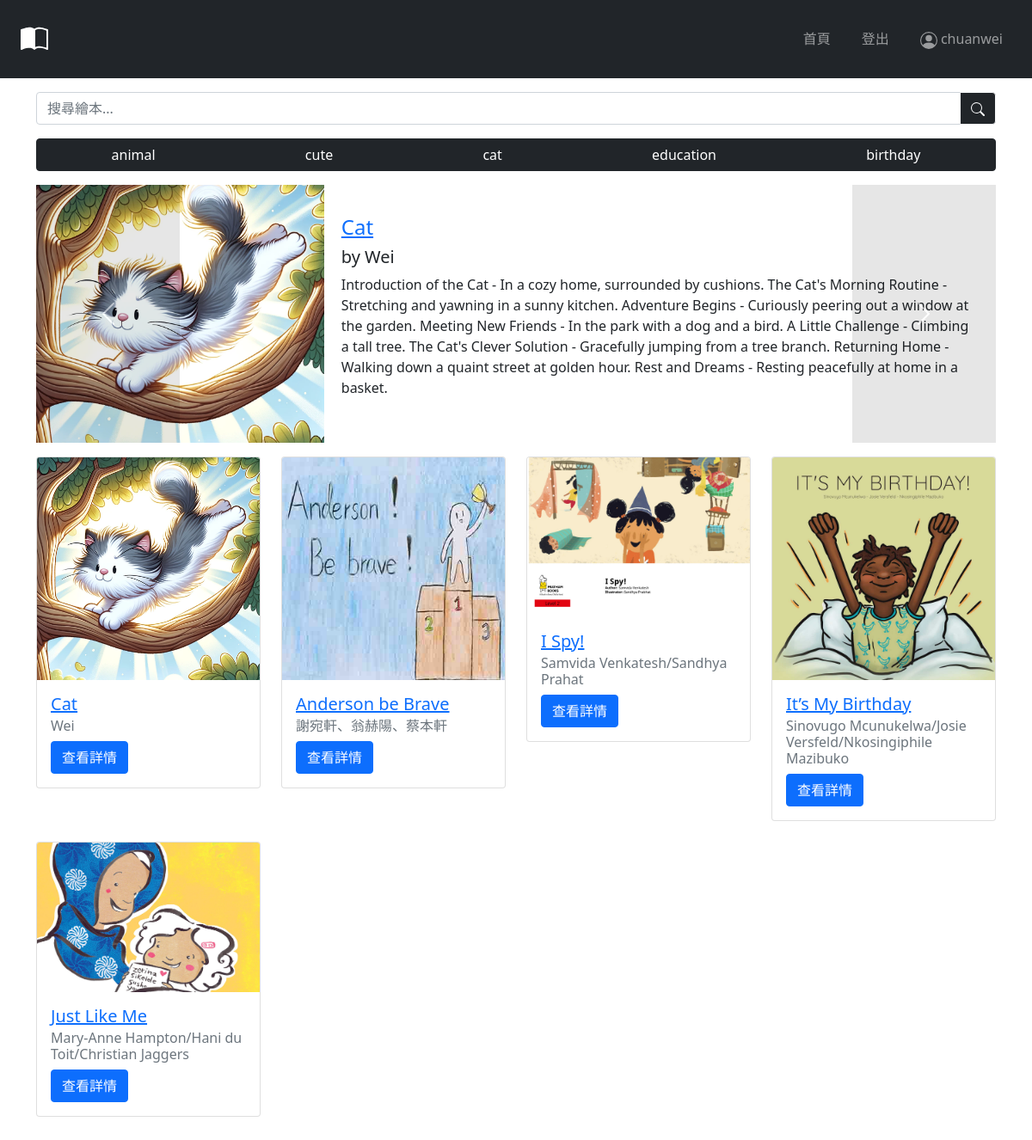
The app's page /library/ (signed in) with its own data.
### library/models.py (models this page shows, shortened)
class PictureBook(models.Model):
    title = models.CharField(max_length=64)
    author = models.CharField(max_length=64)
    description = models.TextField(blank=True)
    n_pages = models.IntegerField()
    likes = models.IntegerField(default=0)
    tags = TaggableManager()

class Picture(models.Model):
    book = models.ForeignKey(PictureBook, on_delete=models.CASCADE, related_name='pictures')
    page_number = models.IntegerField()
    image = models.ImageField(upload_to=picture_directory_path, max_length=300)
    class Meta:
        ordering = ['page_number']  # Ensures pictures are ordered by page number

### library/views.py (the view)
# urls.py: path('', views.index, name='index'),
def index(request):
    query = request.GET.get('q')
    if query:
        books = PictureBook.objects.filter(
            Q(title__icontains=query) |
            Q(tags__name__icontains=query) |
            Q(author__icontains=query)
        ).distinct()
    else:
        books = PictureBook.objects.all()
    return render(request, 'library/home_page.html', {
        'books': books,
        'tags': Tag.objects.all()[:5],
        'user': request.user
    })

### library/templates/library/home_page.html (shortened to what this page needs)
<!DOCTYPE html>
<html lang="en">
<head>
  <link href="https://cdn.jsdelivr.net/npm/bootstrap@5.0.0/dist/css/bootstrap.min.css" rel="stylesheet">
</head>
<body>
<nav class="navbar navbar-expand-lg navbar-dark bg-dark">
  <a class="navbar-brand mx-4 my-3" href="{% url 'index' %}">
  </a>
  <div class="collapse navbar-collapse justify-content-end mx-3" id="navbarNav">
    <ul class="navbar-nav mr-auto">
      <li class="nav-item active">
        <a class="nav-link" href="{% url 'index' %}">首頁</a>
      </li>
      {% if user.username %}
      <li class="nav-item">
        <a class="nav-link" href="{% url 'logout' %}">登出</a>
      </li>
      {% else %}
      <li class="nav-item">
        <a class="nav-link" href="{% url 'register' %}">登入 / 註冊</a>
      </li>
      {% endif %}
      {% if user.username %}
      <li class="nav-item">
        <a class="nav-link" href="{% url 'account' %}">
            {{ user.username }}
        </a>
      </li>
      {% endif %}
    </ul>
  </div>
</nav>
{% block container %}
<div class="container mt-3">
  <div class="search-box my-3">
    <form method="GET" action="{% url 'index' %}">
      <div class="input-group">
        <input class="form-control" type="text" name="q" placeholder="搜尋繪本..." aria-label="Search">
        <button class="btn btn-outline-light bg-dark" type="submit">
          <svg xmlns="http://www.w3.org/2000/svg" width="16" height="16" fill="currentColor" class="bi bi-search" viewBox="0 0 16 16">
            <path d="M11.742 10.344a6.5 6.5 0 1 0-1.397 1.398h-.001q.044.06.098.115l3.85 3.85a1 1 0 0 0 1.415-1.414l-3.85-3.85a1 1 0 0 0-.115-.1zM12 6.5a5.5 5.5 0 1 1-11 0 5.5 5.5 0 0 1 11 0"/>
          </svg>
        </button>
      </div>
    </form>
  </div>
  <div class="btn-group d-flex justify-content-center mb-3" role="group" aria-label="Category bar">
    {% for tag in tags %}
    <a href="?q={{ tag.name }}" class="btn btn-dark">{{ tag.name }}</a>
    {% endfor %}
  </div>
<div id="carouselIndicators" class="carousel slide mb-4" data-ride="carousel">
  {% for book in books %}
  {% if forloop.first %}
  <div class="carousel-inner">
    <div class="carousel-item active">
      <div class="carousel-container">
        <div class="carousel-image">
          <a href="books/{{ book.pk }}">
            <img src="{{ book.pictures.all.0.image.url }}" alt="{{ book.title }}">
          </a>
        </div>
        <div class="carousel-info">
          <a href="books/{{ book.pk }}">
            <h4>{{ book.title }}</h4>
          </a>
          <h5>by {{ book.author }}</h5>
          <p>{{ book.description }}</p>
        </div>
      </div>
    </div>
    {% endif %}
    {% endfor %}
    <a class="carousel-control-prev" href="#carouselIndicators" role="button" data-slide="prev">
      <span class="carousel-control-prev-icon" aria-hidden="true"></span>
    </a>
    <a class="carousel-control-next" href="#carouselIndicators" role="button" data-slide="next">
      <span class="carousel-control-next-icon" aria-hidden="true"></span>
    </a>
  </div>
  <div class="PictureBookBox my-3">
    <div class="row">
      {% for book in books %}
      <div class="col-md-4 col-lg-3 mb-4">
        <div class="card">
          <a href="books/{{ book.pk }}">
            <img src="{{ book.pictures.all.0.image.url }}" class="card-img-top" alt="{{ book.title }}">
          </a>
          <div class="card-body">
            <a href="books/{{ book.pk }}">
              <h5 class="card-title">{{ book.title }}</h5>
            </a>
            <h6 class="card-subtitle mb-2 text-muted">{{ book.author }}</h6>
            <button type="button" class="btn btn-primary" data-toggle="modal" data-target="#bookModal{{ forloop.counter }}">
              查看詳情
            </button>
          </div>
        </div>
      </div>
      {% endfor %}
    </div>
  </div>
</div>
{% endblock %}
</body>
</html>

### library/templates/library/home_page.html (style rules this page uses)
.nav-item { padding: 10px; }
.carousel-container { display: flex; height: 300px; }
.carousel-image { flex: 1; max-width: 30%; display: flex; justify-content: center; align-items: center; overflow: hidden; }
.carousel-image img { width: 100%; height: 100%; object-fit: contain; }
.carousel-info { flex: 2; padding: 20px; display: flex; flex-direction: column; justify-content: center; }
.carousel-control-prev, .carousel-control-next { background-color: rgba(0, 0, 0, 0.2); transition: background-color 0.3s ease; }

### records on screen
Tag: name "animal"
Tag: name "cute"
Tag: name "cat"
Tag: name "education"
Tag: name "birthday"
PictureBook: pictures.all.0.image (picture), title "Cat", author "Wei", description "Introduction of the Cat - In a cozy home, surrounded by cushions. The Cat's Morning Routine - Stretching and yawning in a sunny kitchen. Adventure Begins - Curiously peering out a window at the garden. Meeting New Friends - In the park with a dog and a bird. A Little Challenge - Climbing a tall tree. The Cat's Clever Solution - Gracefully jumping from a tree branch. Returning Home - Walking down a quaint street at golden hour. Rest and Dreams - Resting peacefully at home in a basket."
PictureBook: pictures.all.0.image (picture), title "Anderson be Brave", author "謝宛軒、翁赫陽、蔡本軒"
PictureBook: pictures.all.0.image (picture), title "I Spy!", author "Samvida Venkatesh/Sandhya Prahat"
PictureBook: pictures.all.0.image (picture), title "It’s My Birthday", author "Sinovugo Mcunukelwa/Josie Versfeld/Nkosingiphile Mazibuko"
PictureBook: pictures.all.0.image (picture), title "Just Like Me", author "Mary-Anne Hampton/Hani du Toit/Christian Jaggers"

### other values on screen
{{ user.username }} "chuanwei"
